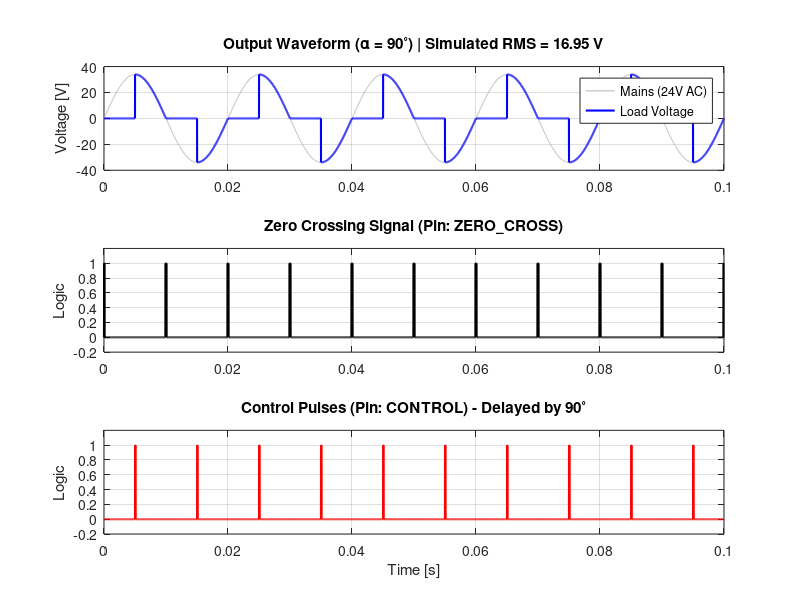
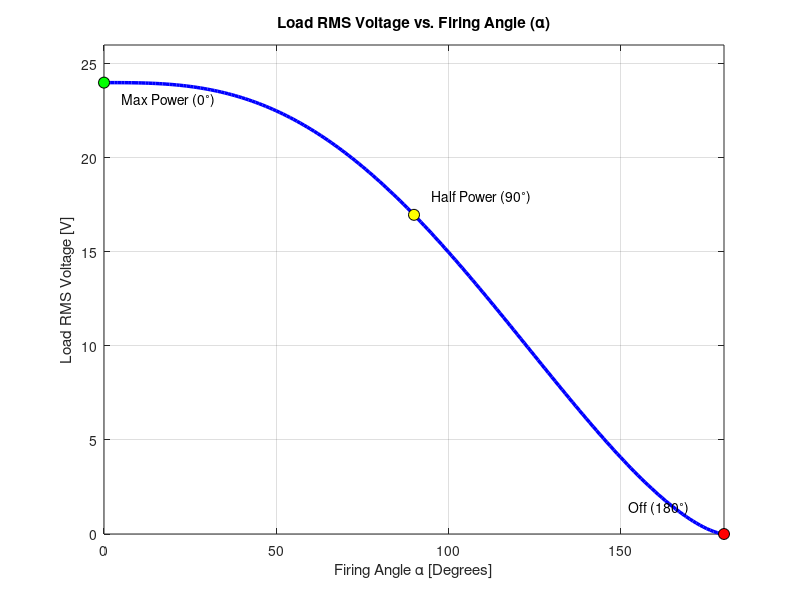

Source code (MATLAB) for these figures, in order:
%% Project CoPES: Open-Loop Thyristor Circuit Simulation & RMS Curve
% Models the schematic behavior and plots the theoretical RMS output curve.
clear; clc; close all;

%% ========================================================================
%  PART 1: TIME-DOMAIN SIMULATION (Specific Firing Angle)
%  ========================================================================

% --- 1. Circuit Parameters ---
V_supply_rms = 24;           % Supply Voltage [V]
F_grid       = 50;           % Grid Frequency [Hz]
R_load       = 24;           % Load Resistance [Ohm]
V_peak       = V_supply_rms * sqrt(2);
Period       = 1/F_grid;     % 20ms

% Simulation Settings
Fs    = 100000;              % Sampling Freq (100kHz)
T_sim = 0.1;                 % Simulate 5 full cycles (0.1s)
t     = 0:1/Fs:T_sim-1/Fs;   % Time vector

% --- 2. Control Input (User Setting) ---
Alpha_deg = 90;              % Constant Firing Angle for simulation
Alpha_rad = deg2rad(Alpha_deg);

% --- 3. Simulation Loop ---
v_ac        = V_peak * sin(2*pi*F_grid*t);
v_load      = zeros(size(t));
zcd_signal  = zeros(size(t)); 
gate_pulse  = zeros(size(t)); 
triac_latched = false;
last_zc_time  = -100;

fprintf('Simulating with Constant Firing Angle: %d degrees...\n', Alpha_deg);

for k = 2:length(t)
    % Block 1: Zero Crossing Detector
    if abs(v_ac(k)) < 1.0 
        zcd_signal(k) = 1; 
    else
        zcd_signal(k) = 0; 
    end
    
    if sign(v_ac(k)) ~= sign(v_ac(k-1))
        last_zc_time = t(k);
        triac_latched = false; 
    end
    
    % Block 2: MCU Timer Logic
    time_since_zc = t(k) - last_zc_time;
    required_delay = (Alpha_rad / (2*pi)) * Period;
    
    if (time_since_zc >= required_delay) && (time_since_zc < required_delay + 100e-6)
        gate_pulse(k) = 1; 
    end
    
    % Block 3: Triac Switching
    if gate_pulse(k) == 1
        triac_latched = true;
    end
    
    % Block 4: Power Output
    if triac_latched
        v_load(k) = v_ac(k);
    else
        v_load(k) = 0;      
    end
end

% --- 4. RMS Calculations for Simulated Angle ---
V_load_rms_sim = sqrt(mean(v_load.^2));
V_load_rms_theory = V_supply_rms * sqrt(1 - (Alpha_rad/pi) + sin(2*Alpha_rad)/(2*pi));

fprintf('--------------------------------------------------\n');
fprintf('Simulated Load RMS Voltage:   %.2f V\n', V_load_rms_sim);
fprintf('Theoretical Load RMS Voltage: %.2f V\n', V_load_rms_theory);
fprintf('--------------------------------------------------\n');

%% ========================================================================
%  PART 2: VISUALIZATION
%  ========================================================================

% ---------------------------------------------------------
% FIGURE 1: Time-Domain Waveforms
% ---------------------------------------------------------
figure('Color','white', 'Position', [100, 100, 800, 600], 'Name', 'Simulation Waveforms');

% Subplot 1: Mains & Load Voltage
subplot(3,1,1);
plot(t, v_ac, 'Color', [0.7 0.7 0.7], 'DisplayName', 'Mains (24V AC)'); hold on;
plot(t, v_load, 'b', 'LineWidth', 1.5, 'DisplayName', 'Load Voltage');
title(sprintf('Output Waveform (\\alpha = %d^\\circ) | Simulated RMS = %.2f V', Alpha_deg, V_load_rms_sim));
ylabel('Voltage [V]'); grid on; legend('Location','best');
ylim([-40 40]);

% Subplot 2: Zero Crossing Signal
subplot(3,1,2);
plot(t, zcd_signal, 'k', 'LineWidth', 1.5);
title('Zero Crossing Signal (Pin: ZERO\_CROSS)');
ylabel('Logic'); grid on; ylim([-0.2 1.2]);

% Subplot 3: Control/Gate Pulses
subplot(3,1,3);
plot(t, gate_pulse, 'r', 'LineWidth', 1.5);
title(['Control Pulses (Pin: CONTROL) - Delayed by ' num2str(Alpha_deg) '^\circ']);
ylabel('Logic'); xlabel('Time [s]');
grid on; ylim([-0.2 1.2]);


% ---------------------------------------------------------
% FIGURE 2: RMS Output vs. Firing Angle Sweep
% ---------------------------------------------------------
% Generate the data for 0 to 180 degrees
alpha_sweep_deg = 0:1:180;        
alpha_sweep_rad = deg2rad(alpha_sweep_deg); 

% Calculate Theoretical RMS for all angles
V_load_rms_sweep = V_supply_rms .* sqrt(1 - (alpha_sweep_rad ./ pi) + sin(2 .* alpha_sweep_rad) ./ (2 .* pi));

figure('Color', 'white', 'Position', [150, 150, 700, 500], 'Name', 'RMS Curve');
plot(alpha_sweep_deg, V_load_rms_sweep, 'b-', 'LineWidth', 2.5);
hold on;

% Highlight key operating points (0, 90, 180 degrees)
plot(0, 24, 'ko', 'MarkerFaceColor', 'g', 'MarkerSize', 8);
plot(90, V_supply_rms * sqrt(0.5), 'ko', 'MarkerFaceColor', 'y', 'MarkerSize', 8);
plot(180, 0, 'ko', 'MarkerFaceColor', 'r', 'MarkerSize', 8);

% Add text annotations
text(5, 23.5, 'Max Power (0^\circ)', 'VerticalAlignment', 'top');
text(95, 17.5, 'Half Power (90^\circ)', 'VerticalAlignment', 'bottom');
text(170, 1, 'Off (180^\circ)', 'HorizontalAlignment', 'right', 'VerticalAlignment', 'bottom');

% Format the plot
title('Load RMS Voltage vs. Firing Angle (\alpha)');
xlabel('Firing Angle \alpha [Degrees]');
ylabel('Load RMS Voltage [V]');
grid on;
xlim([0 180]);
ylim([0 26]);
